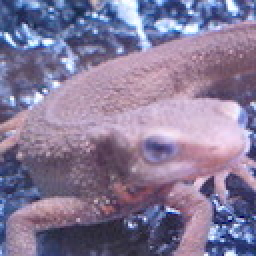
#> input picture img/imori.jpg, 128 x 128 px, found by its file name (shown 2 times larger)
$ python flattening.py
#> lines starting #> are read from the running program, lines starting #| are printed output that depends on the picture
# ヒストグラム平坦化を行い画像のコントラストを上げる
# 突出して明るい画素を左右に広げて平坦化を行う

import cv2
import numpy as np
import matplotlib.pyplot as plt

img = cv2.imread('img/imori.jpg', 0)
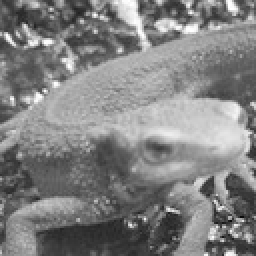
#> img: shape (128, 128) (shown 2 times larger); min 8, max 255, mean 129.1

# revelとflattenの違い: flattenはコピーを作成する
hist, bins = np.histogram(img.flatten(), 256, [0, 256])
#> hist = 256 values, max 160 at index 93, min 0 at index 0, mean 64; bins = 257 values from 0 to 256

cdf = hist.cumsum() # 累積分布関数
#> cdf = 256 values from 0 to 16384
cdf_normalized = cdf * hist.max() / cdf.max()
#> cdf_normalized = 256 values from 0 to 160

plt.plot(cdf_normalized, color = 'b')
plt.hist(img.flatten(),256,[0,256], color = 'r')
plt.xlim([0,256])
plt.legend(('cdf','histogram'), loc = 'upper left')
plt.show()
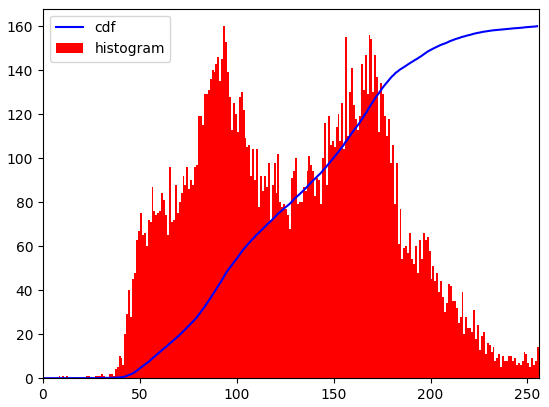
#> figure drawn by matplotlib, 1 panel; tallest bar 160 high, from x = 93 to 94; curve peaks at x = 255, y = 160


# OpenCVでのヒストグラム平坦化 すでに分布が広がっている場合は効果がない
#> (the run stopped early here; a loop or call above may not have finished)

$ run again, with img/baby.jpg copied over img/imori.jpg
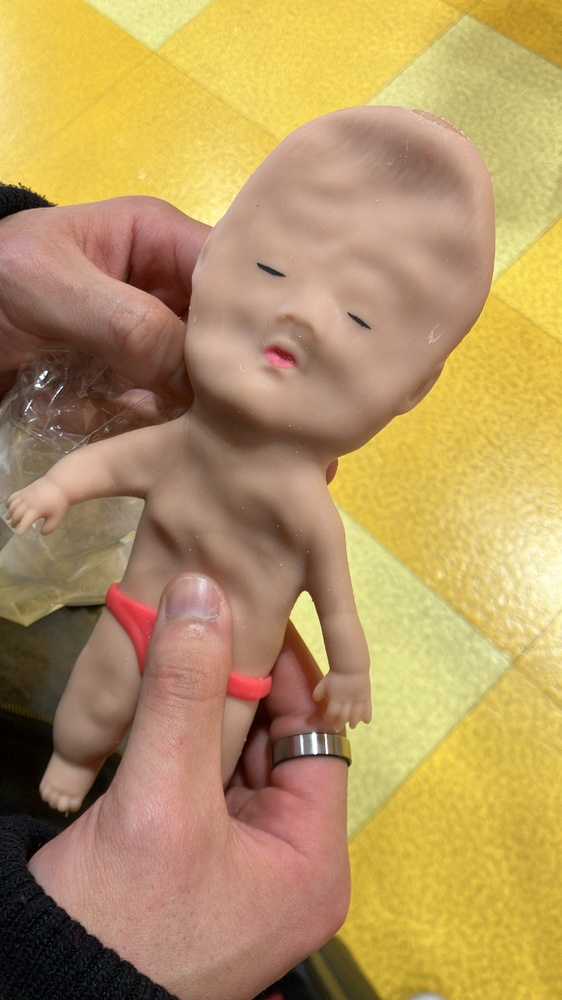
#> input picture img/baby.jpg, 562 x 1000 px, shrunk from 750 x 1334 before the run, found by its file name
#> `img = cv2.imread('img/imori.jpg', 0)`:
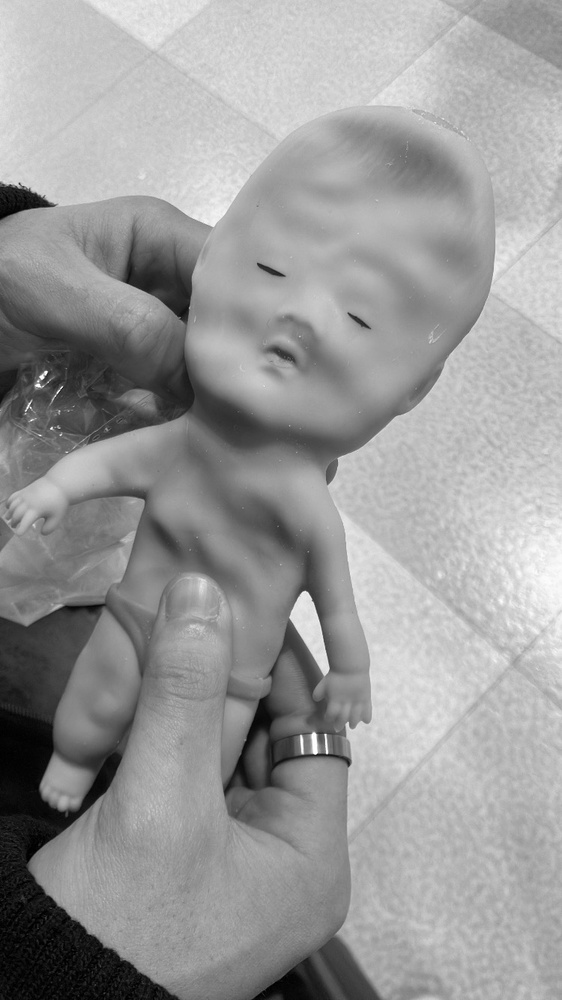
#> img: shape (1000, 562); min 0, max 255, mean 153.7
#> hist = 256 values, max 6372 at index 201, min 17 at index 252, mean 2195.3; bins = 257 values from 0 to 256
#> cdf = 256 values from 282 to 562000
#> cdf_normalized = 256 values from 3.2 to 6372
#> `plt.show()`:
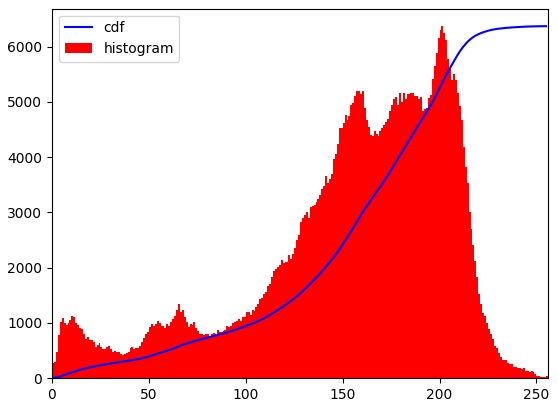
#> figure drawn by matplotlib, 1 panel; tallest bar 6372 high, from x = 201 to 202; curve peaks at x = 255, y = 6372

$ run again, with img/clahe_1.jpg copied over img/imori.jpg
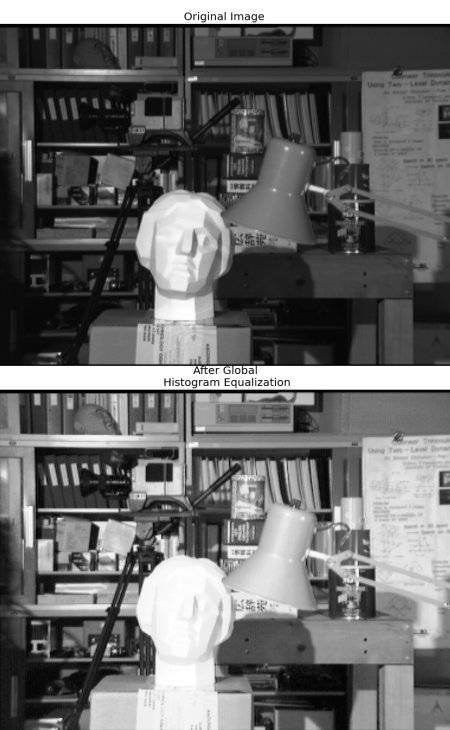
#> input picture img/clahe_1.jpg, 450 x 730 px, found by its file name
#> img is the input picture: shape (730, 450); min 0, max 255, mean 107.8
#> hist = 256 values, max 16291 at index 255, min 228 at index 1, mean 1283.2; bins = 257 values from 0 to 256
#> cdf = 256 values from 944 to 328500
#> cdf_normalized = 256 values from 46.81 to 16291
#> `plt.show()`:
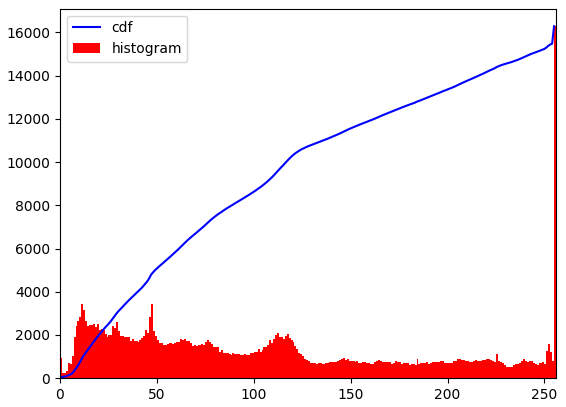
#> figure drawn by matplotlib, 1 panel; tallest bar 16291 high, from x = 255 to 256; curve peaks at x = 255, y = 16291
